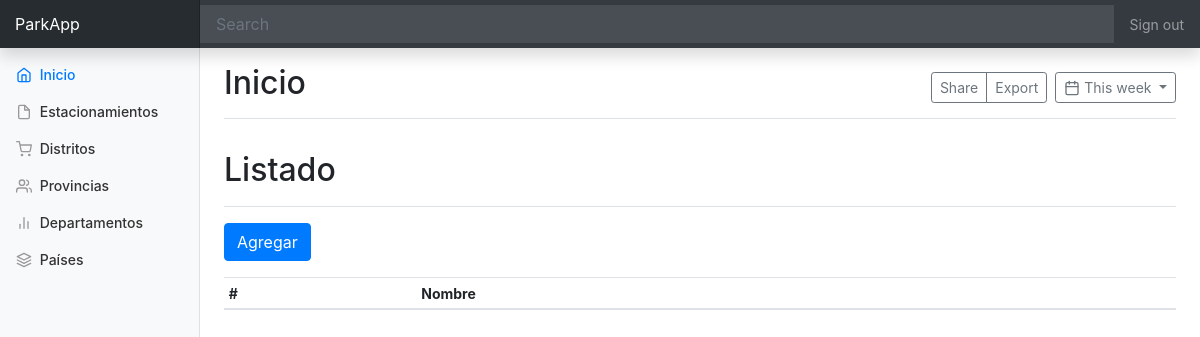
Page /pais/list/ on the earlier database version.
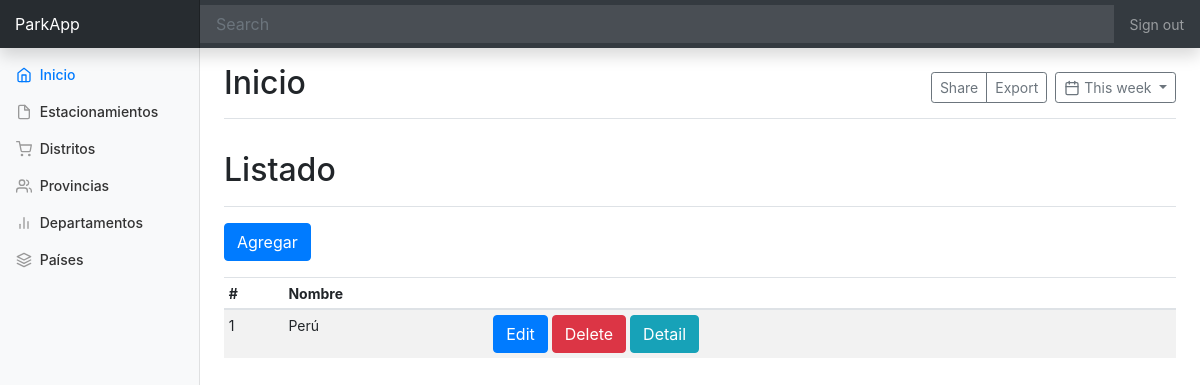
Same page on the later database version.
### backoffice/models.py (models this page shows, shortened)
class Pais(models.Model):
    nombre = models.CharField(max_length=50)

### backoffice/views.py (the view)
# urls.py: path('pais/list/', pais_list, name='pais_list'),
def pais_list(request):
    ctx = {'object_list': Pais.objects.all()}
    return render(request, 'pais/list.html', ctx)

### backoffice/templates/pais/list.html
{% extends 'base.html' %}
{% block main %}
    <div class="d-flex justify-content-between flex-wrap flex-md-nowrap align-items-center pt-3 pb-2 mb-3 border-bottom">
        <h1 class="h2">Listado</h1>
    </div>
    <div class="form-group">
        <a class="btn btn-primary" href="{% url 'pais_add' %}" role="button">Agregar</a>
    </div>
    <div class="table-responsive">
        <table class="table table-striped table-sm">
            <thead>
            <tr>
                <th>#</th>
                <th>Nombre</th>
                <th></th>
            </tr>
            </thead>
            <tbody>
            {% for c in object_list %}
                <tr>
                    <td>{{ forloop.counter }}</td>
                    <td>{{ c.nombre }}</td>
                    <td>
                        <a class="btn btn-primary" href="{% url 'pais_edit' c.id %}" role="button">Edit</a>
                        <a class="btn btn-danger" href="{% url 'pais_delete' c.id %}" role="button">Delete</a>
                        <a class="btn btn-info" href="{% url 'pais_detail' c.id %}" role="button">Detail</a>
                    </td>
                </tr>
            {% endfor %}
            </tbody>
        </table>
    </div>
{% endblock %}

Differences in the rows shown:
added Pais: nombre "Perú"
